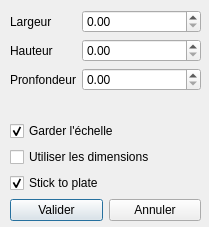
<?xml version="1.0" encoding="UTF-8"?>
<ui version="4.0">
 <class>ScaleDialog</class>
 <widget class="QDialog" name="ScaleDialog">
  <property name="geometry">
   <rect>
    <x>0</x>
    <y>0</y>
    <width>209</width>
    <height>227</height>
   </rect>
  </property>
  <property name="focusPolicy">
   <enum>Qt::StrongFocus</enum>
  </property>
  <property name="windowTitle">
   <string>Déplacer</string>
  </property>
  <property name="modal">
   <bool>true</bool>
  </property>
  <widget class="QWidget" name="verticalLayoutWidget">
   <property name="geometry">
    <rect>
     <x>10</x>
     <y>10</y>
     <width>191</width>
     <height>211</height>
    </rect>
   </property>
   <layout class="QVBoxLayout" name="verticalLayout">
    <item>
     <layout class="QFormLayout" name="formLayout">
      <item row="1" column="0">
       <widget class="QLabel" name="label">
        <property name="text">
         <string>Largeur</string>
        </property>
       </widget>
      </item>
      <item row="1" column="1">
       <widget class="QDoubleSpinBox" name="widthSpin">
        <property name="suffix">
         <string/>
        </property>
        <property name="minimum">
         <double>0.000000000000000</double>
        </property>
        <property name="maximum">
         <double>6000.000000000000000</double>
        </property>
        <property name="singleStep">
         <double>0.100000000000000</double>
        </property>
       </widget>
      </item>
      <item row="2" column="0">
       <widget class="QLabel" name="label_2">
        <property name="text">
         <string>Hauteur</string>
        </property>
       </widget>
      </item>
      <item row="2" column="1">
       <widget class="QDoubleSpinBox" name="heightSpin">
        <property name="suffix">
         <string/>
        </property>
        <property name="maximum">
         <double>6000.000000000000000</double>
        </property>
        <property name="singleStep">
         <double>0.100000000000000</double>
        </property>
       </widget>
      </item>
      <item row="3" column="0">
       <widget class="QLabel" name="label_3">
        <property name="text">
         <string>Pronfondeur</string>
        </property>
       </widget>
      </item>
      <item row="3" column="1">
       <widget class="QDoubleSpinBox" name="depthSpin">
        <property name="suffix">
         <string/>
        </property>
        <property name="maximum">
         <double>6000.000000000000000</double>
        </property>
        <property name="singleStep">
         <double>0.100000000000000</double>
        </property>
       </widget>
      </item>
     </layout>
    </item>
    <item>
     <widget class="QCheckBox" name="keepScaleCheck">
      <property name="text">
       <string>Garder l'échelle</string>
      </property>
      <property name="checked">
       <bool>true</bool>
      </property>
     </widget>
    </item>
    <item>
     <widget class="QCheckBox" name="fromBBCheckBox">
      <property name="text">
       <string>Utiliser les dimensions</string>
      </property>
     </widget>
    </item>
    <item>
     <widget class="QCheckBox" name="stickOnPlate">
      <property name="text">
       <string>Stick to plate</string>
      </property>
      <property name="checked">
       <bool>true</bool>
      </property>
     </widget>
    </item>
    <item>
     <layout class="QHBoxLayout" name="horizontalLayout">
      <item>
       <widget class="QPushButton" name="applyButton">
        <property name="text">
         <string>Valider</string>
        </property>
       </widget>
      </item>
      <item>
       <widget class="QPushButton" name="cancelButton">
        <property name="text">
         <string>Annuler</string>
        </property>
       </widget>
      </item>
     </layout>
    </item>
   </layout>
  </widget>
 </widget>
 <resources/>
 <connections/>
</ui>
